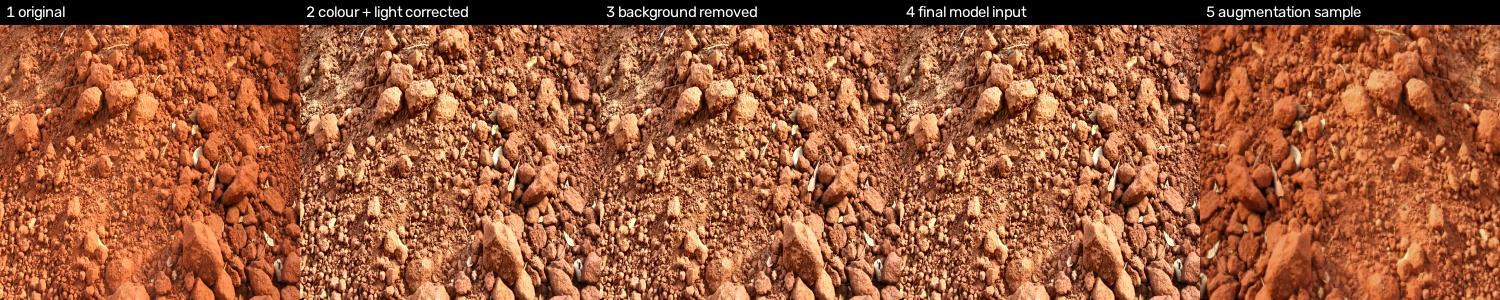
#> input picture docs/preprocessing_demo.jpg, 1500 x 300 px
$ python preprocess_demo.py ../docs/preprocessing_demo.jpg ../docs/preprocessing_demo.jpg   (older library calls are emulated)
#> lines starting #> are read from the running program, lines starting #| are printed output that depends on the picture
#> in main, img is the input picture: shape (300, 1500, 3); mean B, G, R 58.8, 90.7, 155
### app/services/preprocessing.py
"""OpenCV preprocessing for the CNN: colour correction, background removal, resize,
noise reduction, and quality assessment.

All functions operate on BGR uint8 numpy arrays (OpenCV convention).
"""
from pathlib import Path
from typing import Any

import cv2
import numpy as np

from .. import config

DATA_PROCESSED_DIR = Path("data/processed")


# [12 lines left out: functions decode_bgr, encode_jpeg, not called in this run]


def gray_world(img: np.ndarray, strength: float = 0.25, max_gain: float = 0.15) -> np.ndarray:
    """Gentle colour-cast correction (partial gray-world).

    Full gray-world would turn a red soil grey, destroying the colour signal the model needs to
    tell soil types apart. The correction is blended (strength) and each channel gain is clamped.
    """
#> called with strength = 0.25, max_gain = 0.15
    f = img.astype(np.float32)
    means = f.reshape(-1, 3).mean(axis=0)
#> means = [58.79, 90.73, 155]
    gain = means.mean() / np.maximum(means, 1e-6)
#> gain = [1.73, 1.12, 0.655]
    gain = np.clip(1.0 + strength * (gain - 1.0), 1.0 - max_gain, 1.0 + max_gain)
#> gain = [1.15, 1.03, 0.914]
    return np.clip(f * gain, 0, 255).astype(np.uint8)


def normalize_illumination(img: np.ndarray) -> np.ndarray:
    """CLAHE on the lightness channel only: evens out shadows/highlights, leaves hue untouched."""
    lab = cv2.cvtColor(img, cv2.COLOR_BGR2LAB)
#> lab: shape (300, 1500, 3); mean of channels 0, 1, 2 111.1, 145.2, 150.9
    l, a, b = cv2.split(lab)
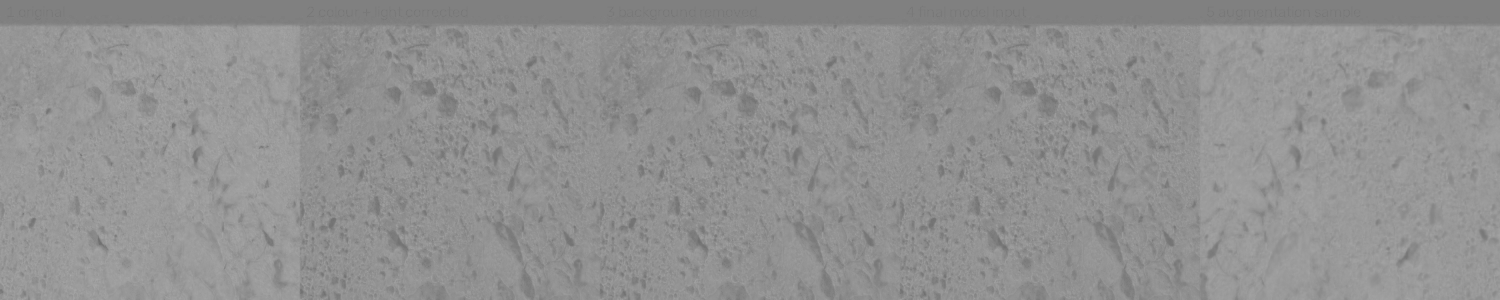
#> a: shape (300, 1500); min 110, max 168, mean 145.2
    l = cv2.createCLAHE(clipLimit=2.0, tileGridSize=(8, 8)).apply(l)
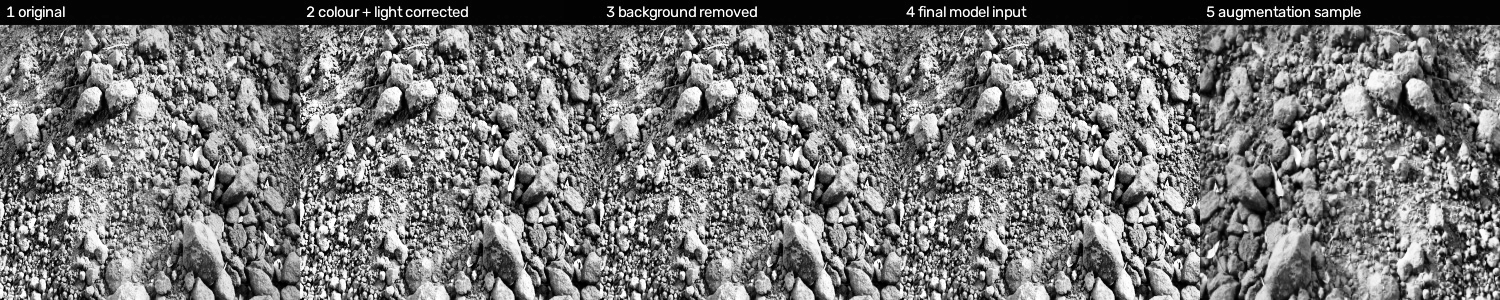
#> l: shape (300, 1500); min 0, max 255, mean 118.4
    return cv2.cvtColor(cv2.merge([l, a, b]), cv2.COLOR_LAB2BGR)


def remove_background(img: np.ndarray) -> np.ndarray:
    """GrabCut with a centre-weighted rectangle. Background pixels become black.
    If segmentation fails or keeps too little of the image, the input is returned unchanged."""
    h, w = img.shape[:2]
#> h = 300; w = 1500
    rect = (int(w * 0.05), int(h * 0.05), int(w * 0.90), int(h * 0.90))
#> rect = (75, 15, 1350, 270)
    bgd = np.zeros((1, 65), np.float64)
    fgd = np.zeros((1, 65), np.float64)
    try:
        scale = 256 / max(h, w)
#> scale = 0.171
        small = cv2.resize(img, (max(1, int(w * scale)), max(1, int(h * scale))), interpolation=cv2.INTER_AREA)
        sm = np.zeros(small.shape[:2], np.uint8)
        sh, sw = small.shape[:2]
#> sh = 51; sw = 256
        srect = (int(sw * 0.05), int(sh * 0.05), int(sw * 0.90), int(sh * 0.90))
#> srect = (12, 2, 230, 45)
        cv2.grabCut(small, sm, srect, bgd, fgd, 3, cv2.GC_INIT_WITH_RECT)
        fg_small = np.where((sm == cv2.GC_FGD) | (sm == cv2.GC_PR_FGD), 255, 0).astype(np.uint8)
        fg = cv2.resize(fg_small, (w, h), interpolation=cv2.INTER_NEAREST)
#> fg_small: shape (51, 256); every value is 0
    except cv2.error:
        return img
    if (fg > 0).mean() < 0.35:
        return img
    return cv2.bitwise_and(img, img, mask=fg)


def reduce_noise(img: np.ndarray) -> np.ndarray:
    """Gentle Gaussian noise filtering before CNN feature extraction."""
    return cv2.GaussianBlur(img, (3, 3), 0)


def preprocess(
    img: np.ndarray,
    size: int = config.MODEL_INPUT_SIZE,
    bg_removal: bool = True,
) -> np.ndarray:
    """Full preprocessing pipeline:
    colour balance -> CLAHE illumination -> noise reduction -> (optional bg removal) -> resize.
    """
    out = gray_world(img)
    out = normalize_illumination(out)
    out = reduce_noise(out)
    if bg_removal:
        out = remove_background(out)
    return cv2.resize(out, (size, size), interpolation=cv2.INTER_AREA)


# [35 lines left out: function inspect_and_preprocess, not called in this run]


def augment(img: np.ndarray, rng: np.random.Generator) -> np.ndarray:
    """Feature-preserving augmentation (training only).
    Geometry and lighting changes only; no hue shifts because soil colour is critical.
    """
    h, w = img.shape[:2]
#> h = 300; w = 300
    out = img

    angle = float(rng.uniform(-25, 25))
    M = cv2.getRotationMatrix2D((w / 2, h / 2), angle, float(rng.uniform(1.0, 1.15)))
    out = cv2.warpAffine(out, M, (w, h), borderMode=cv2.BORDER_REFLECT_101)
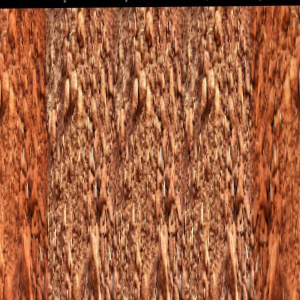
#> out: shape (300, 300, 3); mean of channels 0, 1, 2 62.8, 96.8, 164.1; drawn as B, G, R

    if rng.random() < 0.5:
        out = cv2.flip(out, 1)
    if rng.random() < 0.5:
        out = cv2.flip(out, 0)

    alpha = float(rng.uniform(0.85, 1.15))
    beta = float(rng.uniform(-20, 20))
    out = cv2.convertScaleAbs(out, alpha=alpha, beta=beta)

    if rng.random() < 0.3:
        out = cv2.GaussianBlur(out, (3, 3), 0)
    if rng.random() < 0.3:
        noise = rng.normal(0, 4, out.shape).astype(np.float32)
        out = np.clip(out.astype(np.float32) + noise, 0, 255).astype(np.uint8)
    return out

### scripts/preprocess_demo.py
"""Make a before/after montage of the preprocessing steps for one image (for your report/PPT).

Usage: python scripts/preprocess_demo.py path/to/soil.jpg docs/preprocessing_demo.jpg
"""
import sys
from pathlib import Path

import cv2
import numpy as np

sys.path.insert(0, str(Path(__file__).resolve().parents[1]))
from app.services import preprocessing as pp  # noqa: E402


def label(img, text):
#> called with text = '1 original'
    img = img.copy()
    cv2.rectangle(img, (0, 0), (img.shape[1], 24), (0, 0, 0), -1)
    cv2.putText(img, text, (6, 17), cv2.FONT_HERSHEY_SIMPLEX, 0.5, (255, 255, 255), 1, cv2.LINE_AA)
    return img


def main(src, dst, size=300):
    img = cv2.imread(src)
    if img is None:
        sys.exit(f"Cannot read {src}")
    r = lambda x: cv2.resize(x, (size, size), interpolation=cv2.INTER_AREA)
    cc = pp.normalize_illumination(pp.gray_world(img))
    bg = pp.remove_background(cc)
    aug = pp.augment(r(img), np.random.default_rng(1))
    panels = [label(r(img), "1 original"), label(r(cc), "2 colour + light corrected"),
              label(r(bg), "3 background removed"), label(r(pp.preprocess(img, size)), "4 final model input"),
              label(aug, "5 augmentation sample")]
#> call 3 of label, with text = '3 background removed'
#> in label (call 3), `cv2.putText(img, text, (6, 17), cv2.FONT_HERSHEY_SIMPLEX, 0.5, (255, 2..`:
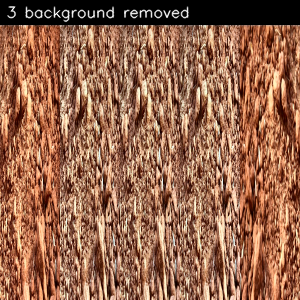
#> img: shape (300, 300, 3); mean of channels 0, 1, 2 76.4, 101.4, 148.8; drawn as B, G, R
#> in reduce_noise, `return cv2.GaussianBlur(img, (3, 3), 0)`:
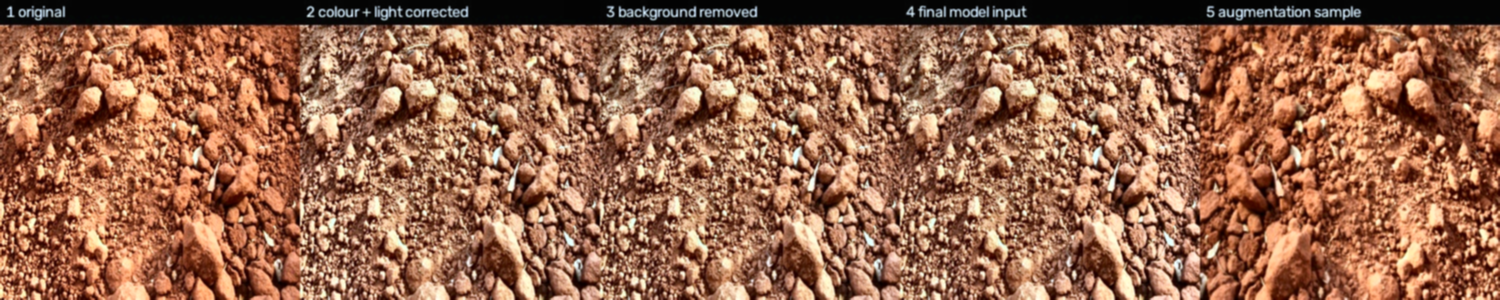
#> returned value: shape (300, 1500, 3); mean of channels 0, 1, 2 76.7, 101.7, 149; drawn as B, G, R
#> in label (call 5), `cv2.putText(img, text, (6, 17), cv2.FONT_HERSHEY_SIMPLEX, 0.5, (255, 2..`:
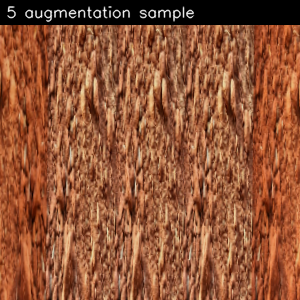
#> img: shape (300, 300, 3); mean of channels 0, 1, 2 54.3, 84.5, 144.1; drawn as B, G, R
    Path(dst).parent.mkdir(parents=True, exist_ok=True)
    cv2.imwrite(dst, np.hstack(panels))
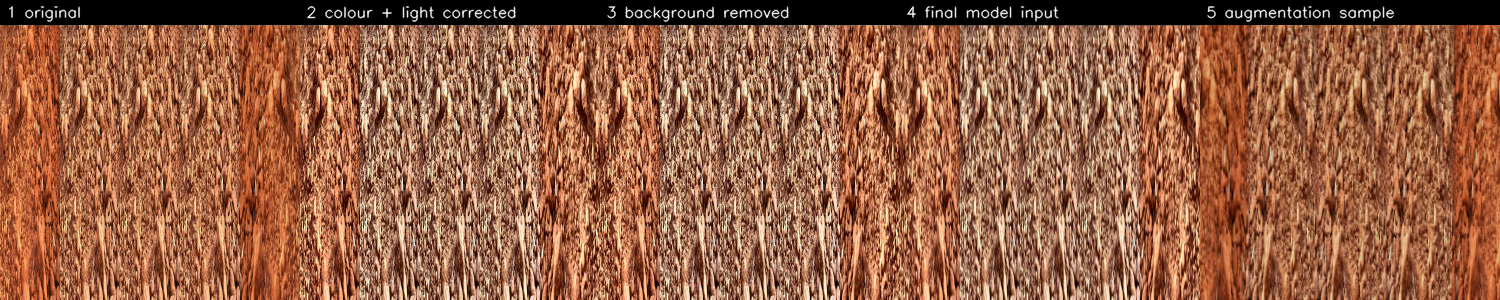
#> saved as preprocessing_demo.jpg: shape (300, 1500, 3); mean B, G, R 68.2, 95.7, 148.9
    print("Saved", dst)


if __name__ == "__main__":
    if len(sys.argv) != 3:
        sys.exit(__doc__)
    main(sys.argv[1], sys.argv[2])
